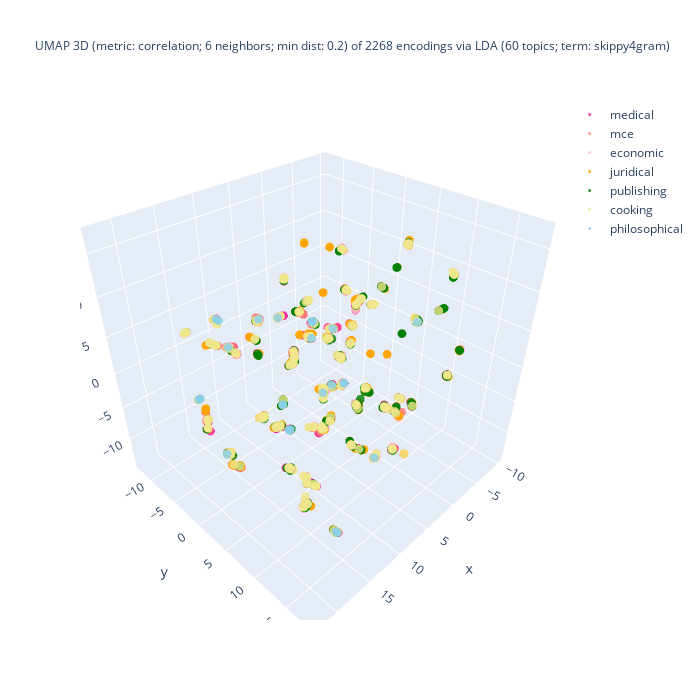

Write notebook code for a chart like this one.
### Code cell
%%capture --no-display

## Plotlyを使って tSNE の結果の可視化 (3D)
import plotly.graph_objects as go
import numpy as np
#
domain_ids = set(encoded_df['domain_id'])
reverse_domain_list = False
if reverse_domain_list:
    domain_ids = sorted(domain_list, reverse = True)
## layered/traced drawing
fig = go.Figure()
for domain_id in domain_ids:
    # set marker size of the target domain
    if domain_id == [ i for k, v in domain_encoding.items() if k == target_domain ][0]:
        size_val = 5
    else:
        size_val = 3
    part = encoded_df[ encoded_df['domain_id'] == domain_id ]
    color = colormap[domain_id]
    print(f"color: {color}")
    fig.add_trace(
        go.Scatter3d(
            x = part['D1'], y = part['D2'], z = part['D3'],
            name = domain_back_encoding[domain_id],
            mode = 'markers',
            marker = dict(size = size_val, opacity = 0.8),
            #marker_colorscale = list(colormap.values()),
            marker_color = color,
            showlegend = True
        )
    )

## 3D 散布図にラベルを追加する処理は未実装
df_size = len(df)
if use_UMAP:
    title_header = f"UMAP 3D (metric: {umap_metric}; {umap_n_neighbors} neighbors; min dist: {umap_min_dist}) of {df_size} encodings via\n"
else:
    title_header = f"t-SNE 3D (ppl: {doc_perplexity_val}) of {df_size} encodings of via\n"
if use_FastText:
    if use_LDA:
        title_body = f"LDA ({n_topics} topics; term:0 {lda_term_type}) x FastText ({ft_n_dims} dims; term: {ft_term_type}; window: {ft_window_size})"
    else:
        title_body = f"FastText ({ft_n_dims} dims; term: {ft_term_type}; window: {ft_window_size})"
else:
    title_body = f"LDA ({n_topics} topics; term: {lda_term_type})"
#
title_val = title_header + title_body
fig.update_layout(title = dict(text = title_val, font_size = 12), autosize = False, width = 700, height = 700)
fig.show()

### Figure 1 — Plotly figure (JSON) as saved in the notebook; plotly's stock layout.template omitted (floating-point values rounded to 4 significant figures; data arrays with more than 128 entries replaced by an {"elided": "..."} marker saying what was removed)
{"data": [{"marker": {"color": "deeppink", "opacity": 0.8, "size": 3}, "mode": "markers", "name": "medical", "showlegend": true, "type": "scatter3d", "x": {"elided": "400 float values"}, "y": {"elided": "400 float values"}, "z": {"elided": "400 float values"}}, {"marker": {"color": "salmon", "opacity": 0.8, "size": 3}, "mode": "markers", "name": "mce", "showlegend": true, "type": "scatter3d", "x": {"elided": "400 float values"}, "y": {"elided": "400 float values"}, "z": {"elided": "400 float values"}}, {"marker": {"color": "pink", "opacity": 0.8, "size": 3}, "mode": "markers", "name": "economic", "showlegend": true, "type": "scatter3d", "x": {"elided": "241 float values"}, "y": {"elided": "241 float values"}, "z": {"elided": "241 float values"}}, {"marker": {"color": "orange", "opacity": 0.8, "size": 3}, "mode": "markers", "name": "juridical", "showlegend": true, "type": "scatter3d", "x": {"elided": "400 float values"}, "y": {"elided": "400 float values"}, "z": {"elided": "400 float values"}}, {"marker": {"color": "green", "opacity": 0.8, "size": 3}, "mode": "markers", "name": "publishing", "showlegend": true, "type": "scatter3d", "x": {"elided": "400 float values"}, "y": {"elided": "400 float values"}, "z": {"elided": "400 float values"}}, {"marker": {"color": "khaki", "opacity": 0.8, "size": 3}, "mode": "markers", "name": "cooking", "showlegend": true, "type": "scatter3d", "x": {"elided": "400 float values"}, "y": {"elided": "400 float values"}, "z": {"elided": "400 float values"}}, {"marker": {"color": "skyblue", "opacity": 0.8, "size": 3}, "mode": "markers", "name": "philosophical", "showlegend": true, "type": "scatter3d", "x": [1.015, 4.098, 21.01, 16.02, 2.872, 14.08, 16.56, 11.71, 9.69, 16.68, 16.53, -9.489, 15.89, 3.631, 11.84, -1.574, 1.028, 12.71, 9.77, 7.695, 6.199, 9.783, 12.46, 9.707, -1.601, -1.662, 7.716], "y": [1.768, 2.584, 4.053, 14.85, 1.472, 9.494, -6.899, -1.083, 1.108, -7.013, -0.2657, 4.581, 14.95, 9.467, 8.766, -6.56, 1.779, -7.556, 1.036, -2.356, -4.323, 1.008, -7.419, 1.088, -6.576, -6.527, -2.413], "z": [-5.165, -3.286, -2.251, -9.316, 3.682, 11.27, -3.744, 7.648, -7.865, -3.856, 6.751, 0.5075, -9.498, -10.96, 3.275, -0.8929, -5.155, 5.286, -7.93, -7.176, 4.068, -7.934, 5.057, -7.87, -0.9321, -0.9118, -7.196]}], "layout": {"autosize": false, "height": 700, "title": {"font": {"size": 12}, "text": "UMAP 3D (metric: correlation; 6 neighbors; min dist: 0.2) of 2268 encodings via\nLDA (60 topics; term: skippy4gram)"}, "width": 700}}
